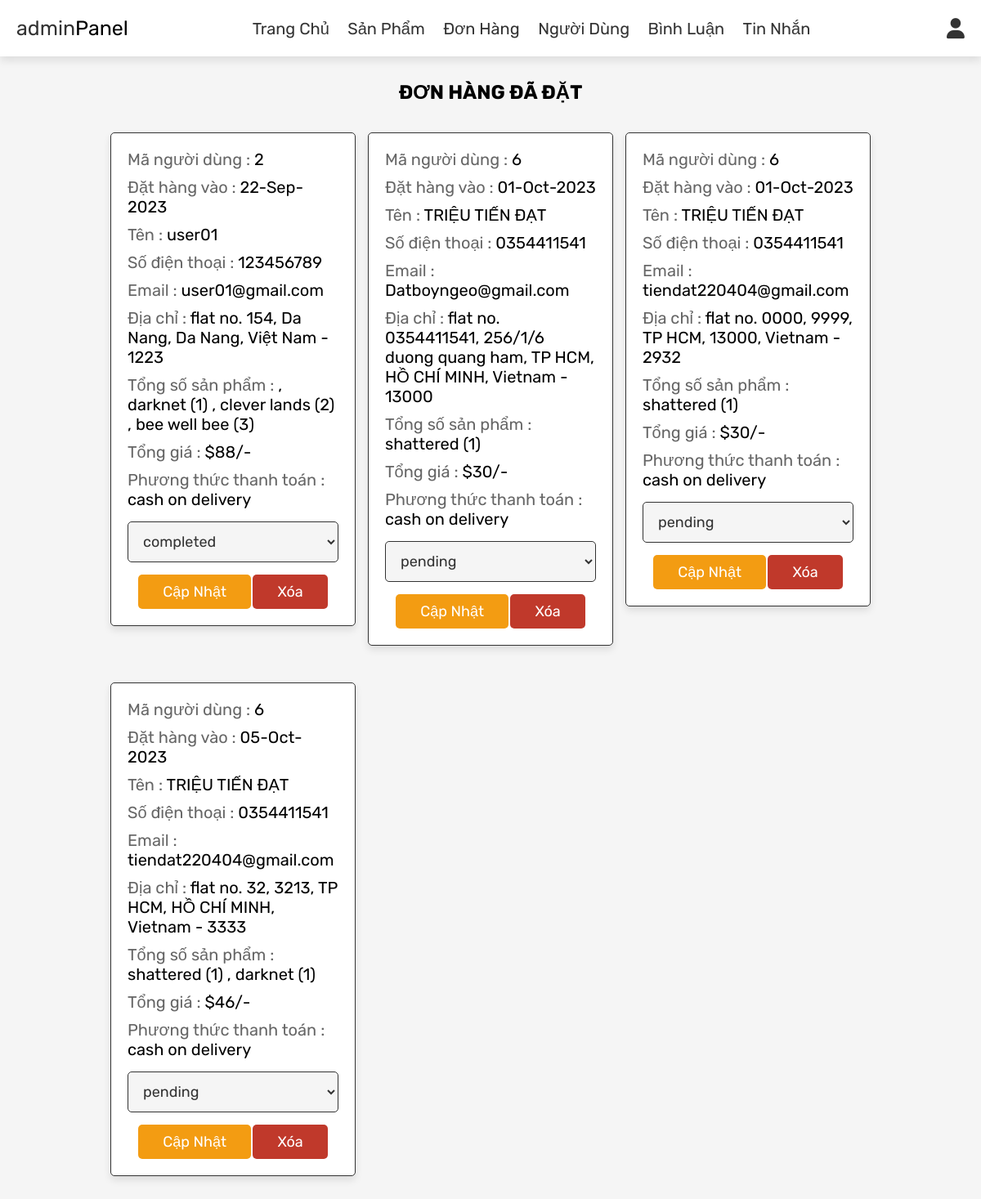
Page /admin_orders.php (signed in) on the committed database.
### tables this page shows
CREATE TABLE `orders` (
  `id` int NOT NULL,
  `user_id` int NOT NULL,
  `name` varchar(100) NOT NULL,
  `number` varchar(12) NOT NULL,
  `email` varchar(100) NOT NULL,
  `method` varchar(50) NOT NULL,
  `address` varchar(500) NOT NULL,
  `total_products` varchar(1000) NOT NULL,
  `total_price` int NOT NULL,
  `placed_on` varchar(50) NOT NULL,
  `payment_status` varchar(20) NOT NULL DEFAULT 'pending'
);

### admin_orders.php (the view, shortened to what this page needs)
<?php
include './controller/update_order.php';
?>
<!DOCTYPE html>
<html lang="vi">
<head>
    <link rel="stylesheet" href="https://cdnjs.cloudflare.com/ajax/libs/font-awesome/6.0.0/css/all.min.css">
    <link rel="stylesheet" href="css/admin_style.css">
</head>
<body>
    <?php include 'admin_header.php'; ?>
    <section class="orders">
        <h1 class="title">Đơn hàng đã đặt</h1>
        <div class="box-container">
            <?php
            try {
                $select_orders = $pdo->query("SELECT * FROM `orders`");
                if ($select_orders->rowCount() > 0) {
                    while ($fetch_orders = $select_orders->fetch(PDO::FETCH_ASSOC)) {
            ?>
                        <div class="box">
                            <p> Mã người dùng : <span><?php echo $fetch_orders['user_id']; ?></span> </p>
                            <p> Đặt hàng vào : <span><?php echo $fetch_orders['placed_on']; ?></span> </p>
                            <p> Tên : <span><?php echo $fetch_orders['name']; ?></span> </p>
                            <p> Số điện thoại : <span><?php echo $fetch_orders['number']; ?></span> </p>
                            <p> Email : <span><?php echo $fetch_orders['email']; ?></span> </p>
                            <p> Địa chỉ : <span><?php echo $fetch_orders['address']; ?></span> </p>
                            <p> Tổng số sản phẩm : <span><?php echo $fetch_orders['total_products']; ?></span> </p>
                            <p> Tổng giá : <span>$<?php echo $fetch_orders['total_price']; ?>/-</span> </p>
                            <p> Phương thức thanh toán : <span><?php echo $fetch_orders['method']; ?></span> </p>
                            <form action="" method="post">
                                <select name="update_payment">
                                    <option value="" selected disabled><?php echo $fetch_orders['payment_status']; ?></option>
                                </select>
                                <input type="submit" value="Cập nhật" name="update_order" class="option-btn">
                                <a href="admin_orders.php?delete=<?php echo $fetch_orders['id']; ?>" onclick="return confirm('Xóa đơn hàng này?');" class="delete-btn">Xóa</a>
                            </form>
                        </div>
            <?php
                    }
                } else {
                    echo '<p class="empty">Chưa có đơn hàng nào được đặt!</p>';
                }
            } catch (PDOException $e) {
                die('Truy vấn thất bại: ' . $e->getMessage());
            }
            ?>
        </div>
    </section>
</body>
</html>

### css/admin_style.css (style rules this page uses)
:root { --purple: #000000; --blue: #000000; --red: #c0392b; --orange: #f39c12; --black: #333; --white: #fff; --light-color: #666; --light-white: #ccc; --light-bg: #f5f5f5; --border: 0.1rem solid var(--black); --box-shadow: 0 0.5rem 1rem rgba(0, 0, 0, 0.1); }
* { font-family: "Rubik", sans-serif; margin: 0; padding: 0; box-sizing: border-box; outline: none; border: none; text-decoration: none; transition: all 0.2s linear; }
html { font-size: 62.5%; overflow-x: hidden; }
body { background-color: var(--light-bg); }
section { padding: 3rem 2rem; }
.title { text-align: center; margin-bottom: 2rem; text-transform: uppercase; color: var(--blue); font-size: 4rem; }
.btn, .option-btn, .delete-btn, .white-btn { display: inline-block; margin-top: 1rem; padding: 1rem 3rem; cursor: pointer; color: var(--white); font-size: 1.8rem; border-radius: 0.5rem; text-transform: capitalize; }
.option-btn { background-color: var(--orange); }
.delete-btn { background-color: var(--red); }
.orders .box-container { display: grid; grid-template-columns: repeat(auto-fit, 30rem); justify-content: center; gap: 1.5rem; max-width: 1200px; margin: 0 auto; align-items: flex-start; }
.orders .box-container .box { background-color: var(--white); padding: 2rem; border: var(--border); box-shadow: var(--box-shadow); border-radius: 0.5rem; }
.orders .box-container .box p { padding-bottom: 1rem; font-size: 2rem; color: var(--light-color); }
.orders .box-container .box p span { color: var(--purple); }
.orders .box-container .box form { text-align: center; }
.orders .box-container .box form select { border-radius: 0.5rem; margin: 0.5rem 0; width: 100%; background-color: var(--light-bg); border: var(--border); padding: 1.2rem 1.4rem; font-size: 1.8rem; color: var(--black); }
.title { font-size: 24px; text-align: center; }
.box { background-color: #fff; border: 1px solid #e0e0e0; padding: 15px; margin: 15px 0; border-radius: 5px; box-shadow: 0 2px 4px rgba(0, 0, 0, 0.1); }
.box p { margin: 0; }

### rows in the picture
orders: user "2", placed_on "22-Sep-2023", name "user01", number "123456789", email "user01@gmail.com", address "flat no. 154, Da Nang, Da Nang, Việt Nam - 1223", total_products ", darknet (1) , clever lands (2) , bee well bee (3)", total_price "88", method "cash on delivery", update_payment "completed"
orders: user "6", placed_on "01-Oct-2023", name "TRIỆU TIẾN ĐẠT", number "0354411541", email "Datboyngeo@gmail.com", address "flat no. 0354411541, 256/1/6 duong quang ham, TP HCM, HỒ CHÍ MINH, Vietnam - 13000", total_products "shattered (1)", total_price "30", method "cash on delivery", update_payment "pending"
orders: user "6", placed_on "01-Oct-2023", name "TRIỆU TIẾN ĐẠT", number "0354411541", email "tiendat220404@gmail.com", address "flat no. 0000, 9999, TP HCM, 13000, Vietnam - 2932", total_products "shattered (1)", total_price "30", method "cash on delivery", update_payment "pending"
orders: user "6", placed_on "05-Oct-2023", name "TRIỆU TIẾN ĐẠT", number "0354411541", email "tiendat220404@gmail.com", address "flat no. 32, 3213, TP HCM, HỒ CHÍ MINH, Vietnam - 3333", total_products "shattered (1) , darknet (1)", total_price "46", method "cash on delivery", update_payment "pending"
